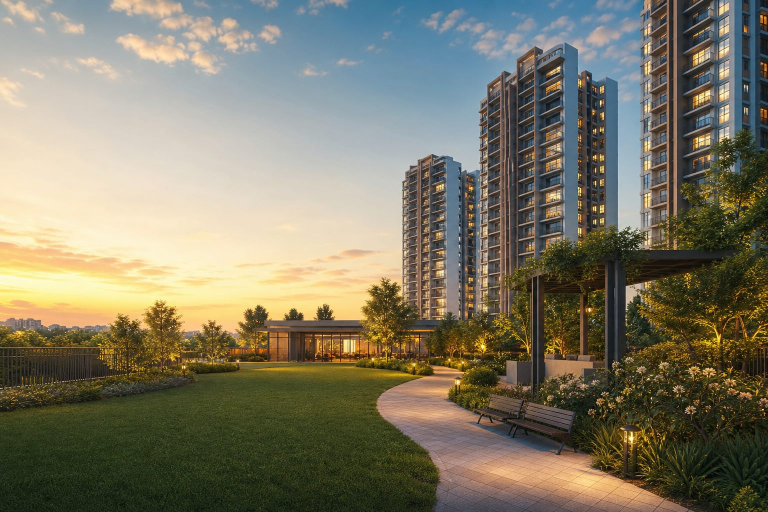
#> input picture app/assets/home-resident.jpg, 1536 x 1024 px, found by its file name (shown at 1/2 size)
$ python build_deck.py
#> lines starting #> are read from the running program, lines starting #| are printed output that depends on the picture; after the words box and inside, x2 and y2 are one past the last pixel; in counts of white or black regions, pixels touching at a corner belong together
"""Rebuild the GATEZO investor deck around the live product.

Keeps the original narrative (team, pre-seed placeholders, Pune GTM) and
replaces the generic 'gate-only / visual placeholder' story with what the
demo actually does today.
"""
from __future__ import annotations

import shutil
from pathlib import Path

from PIL import Image, ImageDraw, ImageOps
from pptx import Presentation
from pptx.dml.color import RGBColor
from pptx.enum.shapes import MSO_SHAPE
from pptx.enum.text import MSO_ANCHOR, PP_ALIGN
from pptx.oxml import parse_xml
from pptx.oxml.ns import qn
from pptx.util import Emu, Inches, Pt

ROOT = Path(r"C:\Users\rajud\H2O_SanketPOC")
DECK = ROOT / ".deck"
ASSETS = ROOT / "app" / "assets"
SHOTS = DECK / "shots"
OUT = DECK / "GATEZO_Investor_Pitch_Deck_Latest.pptx"
OUT_ALT = DECK / "GATEZO_Investor_Pitch_Deck_Updated.pptx"
WA_DIR = Path(
    r"C:\Users\rajud\AppData\Local\Packages\5319275A.WhatsAppDesktop_cv1g1gvanyjgm"
    r"\LocalState\sessions\0F9A65987131B5156AD30805FACE3F94D24DBDDD"
    r"\transfers\2026-37"
)
WA_OUT = WA_DIR / "GATEZO_Investor_Pitch_Deck_Enhanced.pptx"
WA_BACKUP = WA_DIR / "GATEZO_Investor_Pitch_Deck_Enhanced_backup.pptx"

# 16:9 widescreen — same canvas as the original Google Slides export.
W, H = 13.333, 7.50

NAVY = "0B3A49"
TEAL = "0B6E8F"
TEAL_DK = "094F66"
INK = "1C2B33"
MUTED = "5B6B73"
LINE = "D5DEE3"
BG = "F3F6F8"
WHITE = "FFFFFF"
GREEN = "1F8A4C"
AMBER = "C45C26"
SOFT = "E8F3F6"
SOFT_G = "E8F6EE"
SOFT_A = "F8EEE6"


def C(hex_color: str) -> RGBColor:
    return RGBColor.from_string(hex_color.lstrip("#"))


# [14 lines left out: function set_fill, not called in this run]


def no_line(shape):
    shape.line.fill.background()


# [76 lines left out: functions rect, round_rect, txt, not called in this run]


def notes(slide, text: str):
    slide.notes_slide.notes_text_frame.text = text


# [6 lines left out: function footer, not called in this run]


def kicker(slide, l, t, label):
    txt(slide, l, t, 8, 0.28, label.upper(), size=11, bold=True, color=TEAL)


def heading(slide, l, t, w, title):
    txt(slide, l, t, w, 0.48, title, size=26, bold=True, color=NAVY)


# [65 lines left out: functions pic, round_png, phone_frame, not called in this run]


def fit_round_top(src: Path, dest: Path, w=640, h=360, radius=36):
    """Photo that sits on a rounded card — round the top, square the bottom."""
#> called with w = 640, h = 360, radius = 40
    im = ImageOps.fit(Image.open(src).convert("RGB"), (w, h), Image.Resampling.LANCZOS)
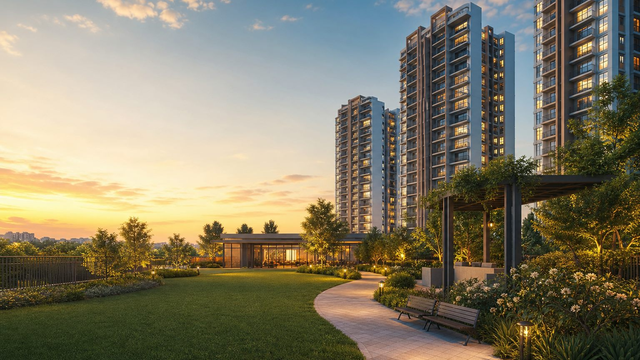
#> im: PIL image 640x360 RGB; mean R, G, B 131.6, 124.7, 102.4
    im = im.convert("RGBA")
#> im: PIL image 640x360 RGBA
    mask = Image.new("L", (w, h), 0)
#> mask: PIL image 640x360 L; every value is 0
    d = ImageDraw.Draw(mask)
    d.rounded_rectangle((0, 0, w - 1, h - 1), radius=radius, fill=255)
    d.rectangle((0, radius, w, h), fill=255)
    im.putalpha(mask)
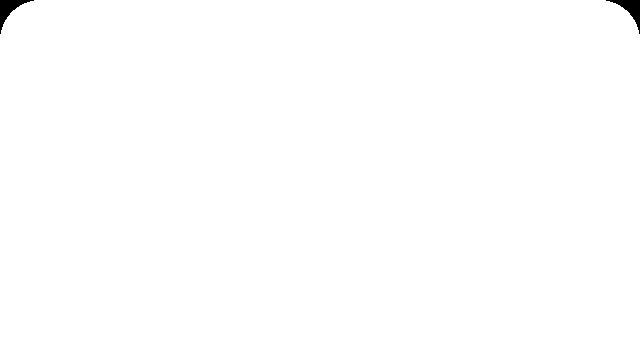
#> mask: PIL image 640x360 L; 99.7% white; 2 black regions, box (x1, y1, x2, y2) and area: (0, 0, 34, 34) 354, (606, 0, 640, 34) 354
    dest.parent.mkdir(parents=True, exist_ok=True)
    im.save(dest)
    return dest


# [9 lines left out: function crop_login_card, not called in this run]


def prepare_media():
    media = DECK / "media"
    media.mkdir(exist_ok=True)
    home = SHOTS / "03-resident-home.png"
    if home.exists():
        phone_frame(home, media / "phone-home.png")
        round_png(home, media / "home-rounded.png", 28)
    ac = SHOTS / "04-ac-service.png"
    if ac.exists():
        round_png(ac, media / "ac-service.png", 24)
    login = SHOTS / "01-login.png"
    if login.exists():
        crop_login_card(login, media / "login-card.png")
        round_png(media / "login-card.png", media / "login-rounded.png", 28)
    login_wide = SHOTS / "01-login-wide.png"
    if login_wide.exists():
        round_png(login_wide, media / "login-wide.png", 20)
    roles = {
        "role-resident.png": ASSETS / "home-resident.jpg",
        "role-guard.png": ASSETS / "home-guard.jpg",
        "role-admin.png": ASSETS / "home-admin.jpg",
        "role-preschool.png": ASSETS / "preschool-bg.jpg",
    }
    for name, src in roles.items():
        if src.exists():
            fit_round_top(src, media / name, 640, 360, 40)
#> pass 2 of the loop in prepare_media, `for name, src in roles.items():`:
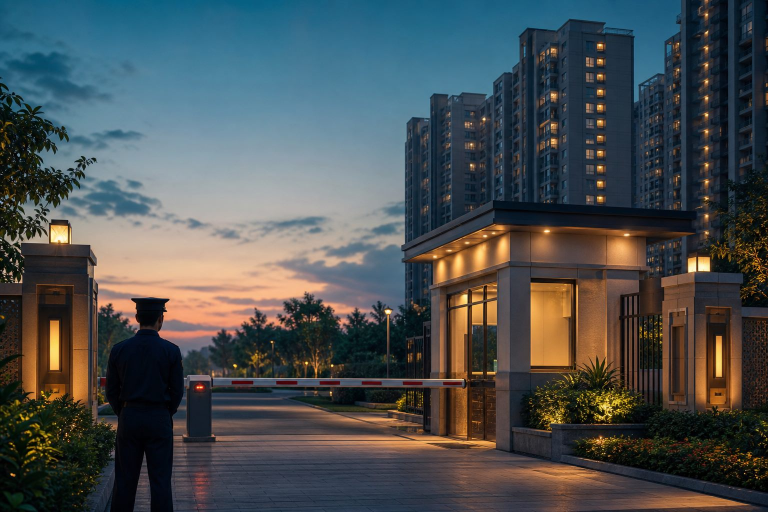
#> input picture app/assets/home-guard.jpg, 1536 x 1024 px, found by its file name (shown at 1/2 size)
#> in fit_round_top (call 2), `im = ImageOps.fit(Image.open(src).convert("RGB"), (w, h), Image.Resamp..`:
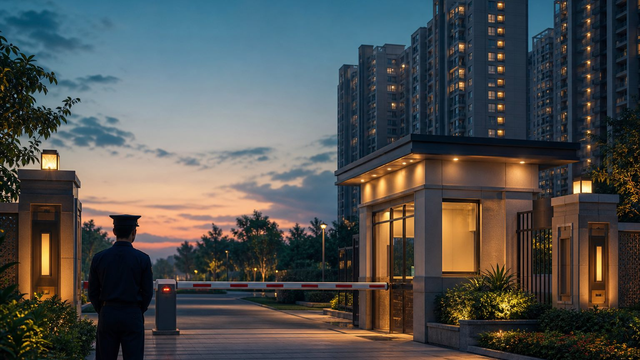
#> im: PIL image 640x360 RGB; mean R, G, B 79.7, 80.9, 79.5
#> pass 3 of the loop in prepare_media, `for name, src in roles.items():`:
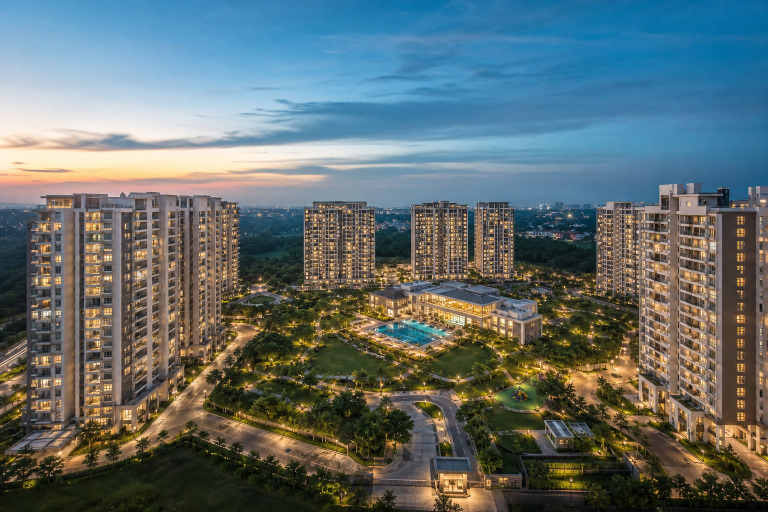
#> input picture app/assets/home-admin.jpg, 1536 x 1024 px, found by its file name (shown at 1/2 size)
#> in fit_round_top (call 3), `im = ImageOps.fit(Image.open(src).convert("RGB"), (w, h), Image.Resamp..`:
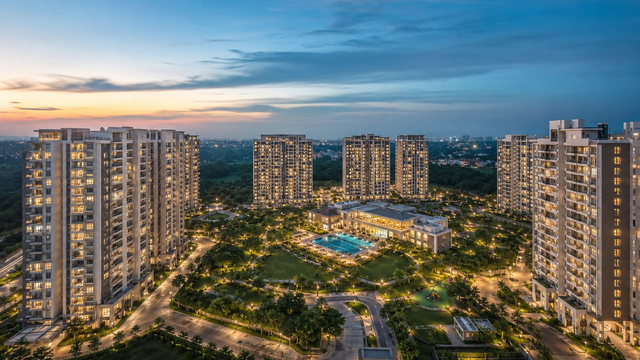
#> im: PIL image 640x360 RGB; mean R, G, B 106.2, 113.7, 111.1
#> the loop made 4 passes; the first 3 are shown
    svc_dir = ASSETS / "services"
    for fn in ("instant.jpg", "cleaning.jpg", "ac.jpg", "movers.jpg", "salon.jpg", "pest.jpg"):
        src = svc_dir / fn
        if src.exists():
            fit_round_top(src, media / f"svc-{src.stem}.png", 520, 320, 32)
#> pass 2 of the loop in prepare_media, `for fn in ("instant.jpg", "cleaning.jpg", "ac.jpg", "movers.jpg", "sal..`:
#> pass 3 of the loop in prepare_media, `for fn in ("instant.jpg", "cleaning.jpg", "ac.jpg", "movers.jpg", "sal..`:
#> the loop made 6 passes; the first 3 are shown
    return media


def new_prs():
    prs = Presentation()
    prs.slide_width = Inches(W)
    prs.slide_height = Inches(H)
    return prs


def blank(prs):
    return prs.slides.add_slide(prs.slide_layouts[6])  # blank


# ---------------------------------------------------------------------------
# Slides
# ---------------------------------------------------------------------------

# [890 lines left out: functions slide_title, slide_team, slide_problem, slide_solution, slide_tabs, slide_money_tab and 16 more, not called in this run]


def main():
    media = prepare_media()
    prs = new_prs()
    slide_title(prs, media)
    slide_team(prs)
    slide_problem(prs)
    slide_solution(prs)
    slide_product_ai(prs, media)
    slide_tabs(prs, media)
    slide_money_tab(prs)
    slide_ease_and_features(prs)
    slide_gate_tab(prs)
    slide_services(prs, media)
    slide_roles(prs, media)
    slide_how(prs)
    slide_why(prs)
    slide_market(prs)
    slide_model(prs)
    slide_competition(prs)
    slide_roadmap(prs)
    slide_risks(prs)
    slide_ask(prs)
    slide_annex_gtm(prs)
    slide_close(prs, media)
    write_outputs(prs)


if __name__ == "__main__":
    main()
#> (the call stopped at in new_prs, `prs = Presentation()`: pptx is not available in this run)
